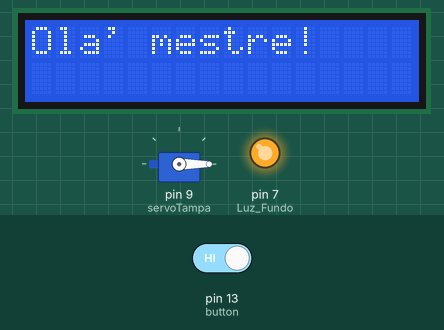
This sketch was run on a simulated Arduino Uno, built with avr-gcc and run on an emulated ATmega328P. Shown: servo, 16×2 character LCD, output pins drawn as LEDs (lit = HIGH). Inputs (shaded band) come from the test bench; at power-on: pin 13 (button) HIGH. What the sketch prints to the serial monitor is not drawn.

Above: at 2.5 s.
At 5.8 s:
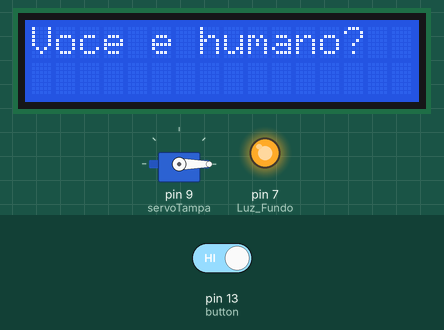
5.9 s: pin 13 (button) driven LOW
At 17.2 s:
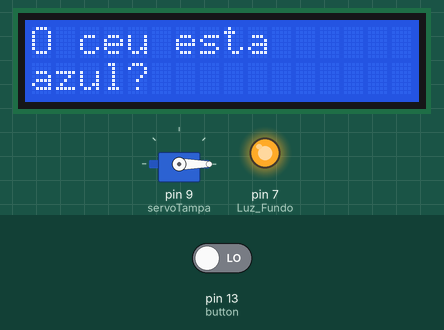
34.2 s: pin 13 (button) driven HIGH
At 41.6 s:
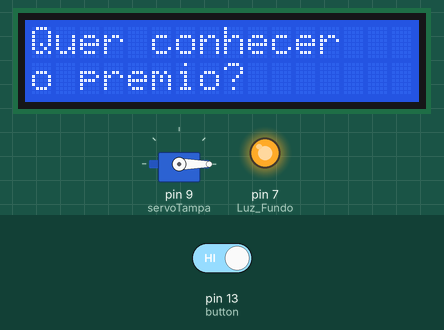
Timing chart, 0 to 43.1 s (numbered marks = the images above; inputs shaded):
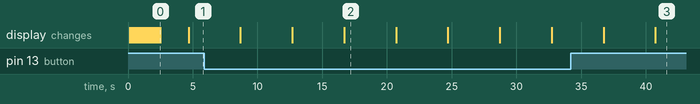

The sketch:

pbox.ino
```cpp
#include <LiquidCrystal.h>
#include <Servo.h>

/* Inicializa as CONSTANTES */
const int Luz_Fundo = 7;
const int button = 13;              // variavel para o BTN
Servo servoTampa;                   // cria o servo object
LiquidCrystal lcd(12,11,5,4,3,2);   // cria o LiquidCrystal object

/* Inicializa as VARIAVEIS */
int btnStatus = 0; // variavel para o Status do BTN
int stageGame = 0;
byte heart[8] = { 0b00000, 0b01010, 0b11111, 0b11111, 0b01110, 0b00100, 0b00000, 0b00000 };


void setup() {

  Serial.begin(9600);

  pinMode(button, INPUT);        // declara o button com uma entrada
  pinMode(Luz_Fundo, OUTPUT);

  servoTampa.attach(9);           // Define o pino 9 para o servo
  servoTampa.write(0);            // Vai pro angulo ZERO (posicao inicial)

  digitalWrite(Luz_Fundo, HIGH);

  lcd.begin(16,2);
  lcd.createChar(1, heart);

  /*
    Inicio do Game: Mensagem de saudaçao
  */
  loadingHearts(0);               // faz o coracao piscar por 0.5 segundo (5 vezes)
  mensagemLCD("Ola' mestre!", "", 2000);
  stageGame++; //adiciona 1 para entrar na proxima fase

  delay(200);
}


void loop() {

  int estado = digitalRead(button);

  // if (canInterrupt()) {
  //   if (estado == LOW) { Serial.println("ON"); } else { Serial.println("OFF"); }
  // }

  switch (stageGame) {

    case 1:
      mensagemLCD("Voce e humano?", "", 4000);
      actionAndCheckQuestion();
      break;

    case 2:
      mensagemLCD("O ceu esta", "azul?", 4000);
      actionAndCheckQuestion();
      break;

    case 3:
      mensagemLCD("Quer conhecer", "o premio?", 4000);
      actionAndCheckQuestion();
      break;
  }

  if (stageGame == 999) {
      mensagemLCD("BINGO!!!", "", 4000);
      servoTampa.write(90);                       // Servo vai para a posicao 90º
  }


}


void actionAndCheckQuestion() {

    mensagemLCD("Aperte e segure o botao", "se SIM...", 4000);
    mensagemLCD("..ou nao faca", "nada, se NAO.", 4000);
    checkNextStage();  // verifica o estado do botao se apertado, incrementa a var de Controle

}


void mensagemLCD(String msg1, String msg2, int tempo) {

  lcd.clear();
  lcd.setCursor(0,0);
  lcd.print(msg1);

  if (msg2 != "") {
    lcd.setCursor(0,1);
    lcd.print(msg2);
  }

  delay(tempo);

}


void checkNextStage() {

    btnStatus = digitalRead(button);

    Serial.println(btnStatus, DEC);  // mensagem para o monitor com o estado do botao

    if (btnStatus == LOW) {
      Serial.println("Proxima fase!");
      stageGame++;
      lcd.clear();                   // limpa a tela do LCD
    }

}


void loadingHearts(int mode) {

    switch (mode) {
        case 0:
          for(int i = 0; i < 15; i++) {
            lcd.setCursor(15,0);
            lcd.write(1);
            delay(80);
            lcd.setCursor(15,0);
            lcd.print(" ");
            delay(80);
          }
          break;
        case 1:
          for(int i = 0; i < 15; i++) {
              lcd.setCursor(i,0);
              lcd.write(1);
              delay(80);
              lcd.setCursor(i+1,0);
              lcd.print(" ");
              delay(80);
           }
          break;
        default:
          // do nothing
          break;
    }

}

/*
 *  Funcão que checa se o botão já foi acionado para evitar
 *  o bounce.
 *
 *  Por Bruno P. Gonçalves
 *  http://forum.arduino.cc/index.php?PHPSESSID=e8cf5dpt7nkp4jil41cp7edp64&topic=29133.0
*/

bool canInterrupt()
{
      static unsigned long last_interrupt_time = 0;
      unsigned long interrupt_time = millis();

      // Verifica se a ultima interrupção foi à 200 ms
      if(interrupt_time - last_interrupt_time > 400)
      {
            last_interrupt_time = interrupt_time;
            return true;
      }
      return false;
}
```

Measured:
- after the input at 5.9 s, the display: first differs from a run without the input after 10.8 s (image 2 shows a later state)
- after the input at 34.2 s, the display: first differs from a run without the input after 6.5 s (image 3)
- what the display in image 0 shows lasts 2.2 s, from 2.5 s to 4.7 s
- what the display in image 2 shows lasts 4.0 s, from 16.7 s to 20.7 s
